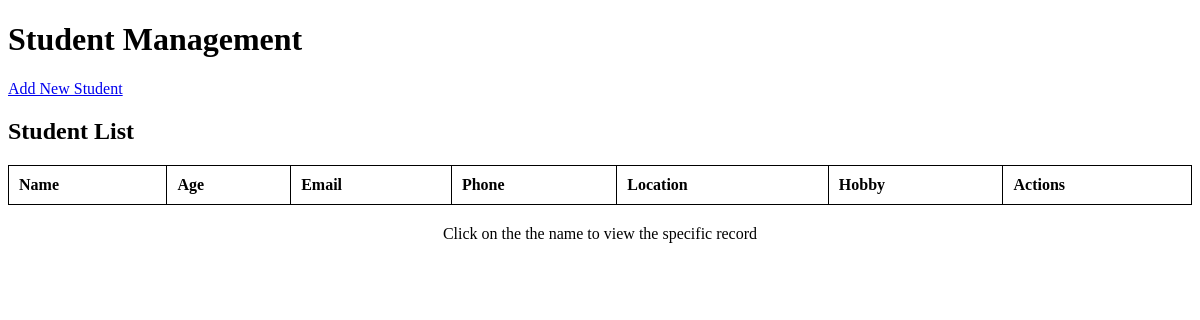
/students/, run on an earlier commit of the app's database.
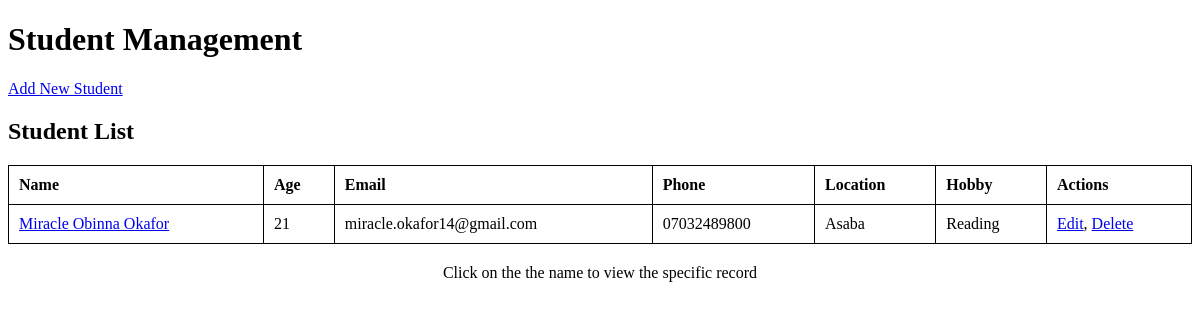
And on a later commit of the database.
### students/models.py (models this page shows, shortened)
class Student(models.Model):
    name = models.CharField(max_length=100)
    age = models.IntegerField()
    email = models.EmailField()
    phone = models.CharField(max_length=15)
    location = models.CharField(max_length=100)
    hobby = models.CharField(max_length=100)

### students/views.py (the view)
# urls.py: path('students/', views.student_list, name='student_list'),
def student_list(request, pk=None):
    students = Student.objects.all()
    student = None
    if pk:
        student = get_object_or_404(Student, pk=pk)
    return render(request, 'students/student_list.html', {'students': students, 'student': student})

### students/templates/students/student_list.html (shortened to what this page needs)
<!DOCTYPE html>
<html>
<head>
</head>
<body>
    <h1>Student Management</h1>
    <a href="{% url 'student_create' %}">Add New Student</a>
    <h2>Student List</h2>
    <table>
        <thead>
            <tr>
                <th>Name</th>
                <th>Age</th>
                <th>Email</th>
                <th>Phone</th>
                <th>Location</th>
                <th>Hobby</th>
                <th>Actions</th>
            </tr>
        </thead>
        <tbody>
            {% for student in students %}
            <tr>
                <td><a href="{% url 'student_detail' student.pk %}">{{ student.name }}</a></td>
                <td>{{ student.age }}</td>
                <td>{{ student.email }}</td>
                <td>{{ student.phone }}</td>
                <td>{{ student.location }}</td>
                <td>{{ student.hobby }}</td>
                <td>
                    <a href="{% url 'student_update' student.pk %}">Edit</a>,
                    <a href="{% url 'student_delete' student.pk %}">Delete</a>
                </td>
            </tr>
            {% endfor %}
        </tbody>
    </table>
    <p>Click on the the name to view the specific record</p>
</body>
</html>

What changed in the data, as far as the page shows it:
added Student: name "Miracle Obinna Okafor", age "21", email "miracle.okafor14@gmail.com", phone "07032489800", location "Asaba", hobby "Reading"
